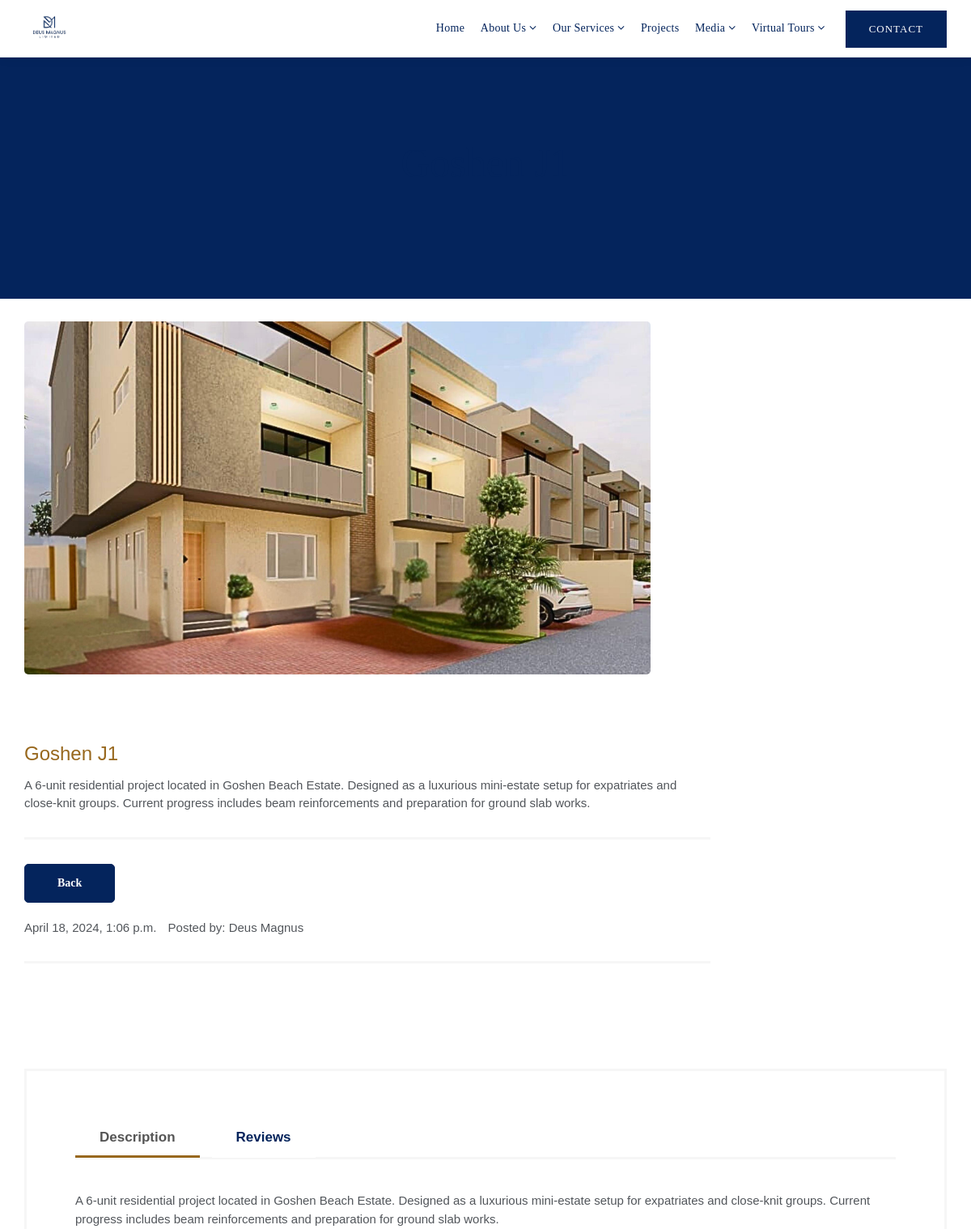
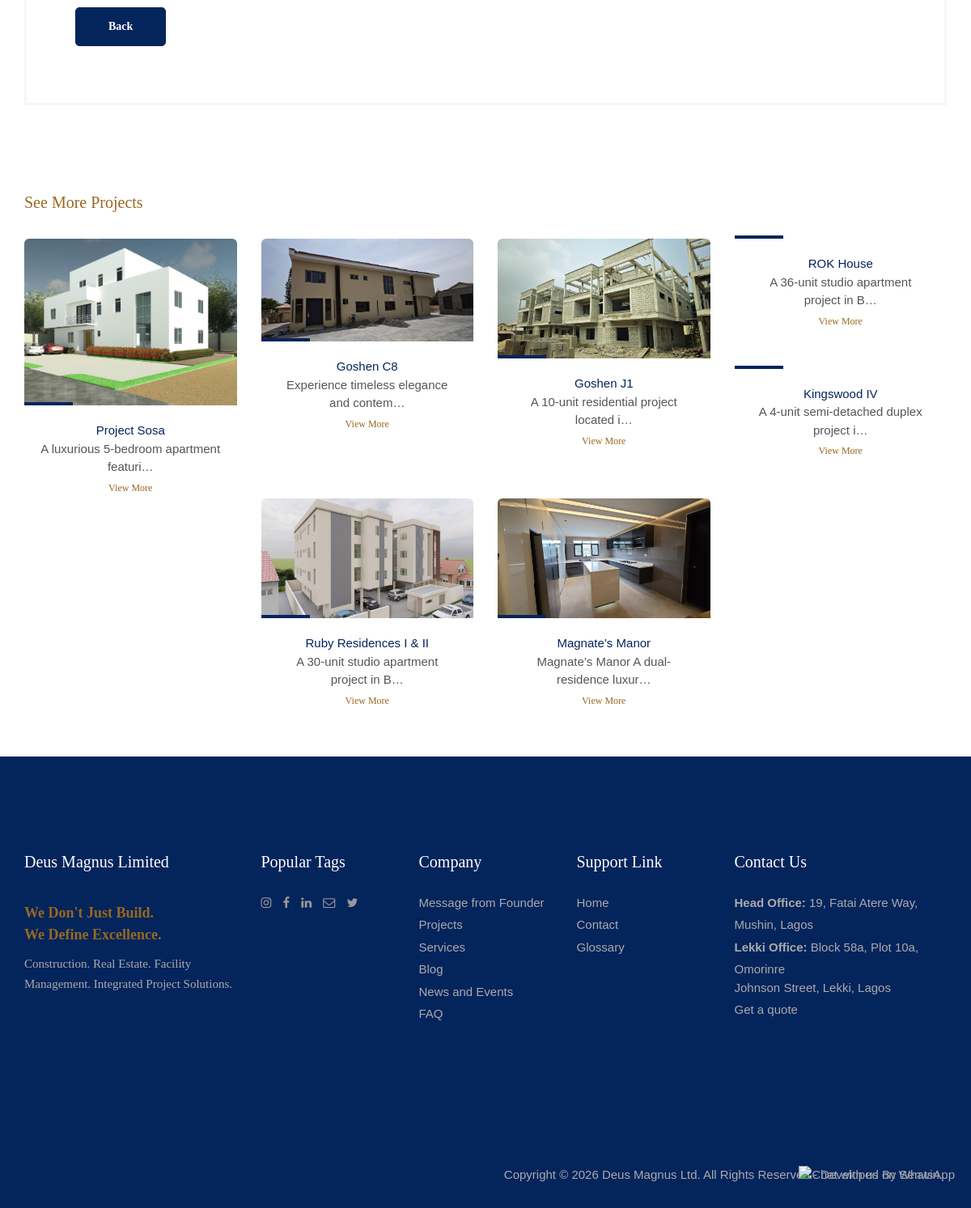
The page /article2/1/ on the database its author committed (2 pictures, top to bottom).
### deus_magnus/models.py (models this page shows, shortened)
class SecondDeusMagnusMainPicturePost(models.Model):
    second_deus_magnus_title = models.CharField(max_length=255, blank=True, null=True)
    second_deus_magnus_status = models.CharField(max_length=255, blank=True, null=True)
    second_deus_magnus_description = models.TextField()
    second_deus_magnus_slug = models.SlugField (max_length=255,blank=True, null=True)
    second_deus_magnus_img = models.ImageField(upload_to='images/')
    second_deus_magnus_publish_date = models.DateTimeField (auto_now_add= True)
    second_deus_magnus_author = models.ForeignKey(User, on_delete=models.CASCADE)
    class Meta:
        ordering =['second_deus_magnus_publish_date']

class SubPicture_1(models.Model):
    sub_title_1 = models.CharField(max_length=200, blank=True, null=True)
    sub_description_1 = models.TextField()
    sub_slug_1 = models.SlugField (max_length=255,blank=True, null=True)
    sub_image_1 = models.ImageField(upload_to='images_sub/')
    sub_title_2 = models.CharField(max_length=200, blank=True, null=True)
    sub_description_2 = models.TextField()
    sub_image_2 = models.ImageField(upload_to='images_sub2/')
    sub_title_3 = models.CharField(max_length=200, blank=True, null=True)
    sub_description_3 = models.TextField()
    sub_image_3 = models.ImageField(upload_to='images_sub3/')
    sub_publish_date_1 = models.DateTimeField (auto_now_add= True)
    sub_author_1 = models.ForeignKey(User, on_delete=models.CASCADE)
    class Meta:
        ordering =['-sub_publish_date_1']

### deus_magnus/views.py (the view, shortened to what this page needs)
# urls.py: path('article2/<int:pk>/', SecondConstructionDetailViewArticleDetailView.as_view(), name="second_detail"),
class SecondConstructionDetailViewArticleDetailView(DetailView):
    model = SecondDeusMagnusMainPicturePost
    template_name = 'deus_magnus/second_article_detail.html'
    context_object_name = 'second_construction'
    def get_context_data(self, **kwargs):
        context = super().get_context_data(**kwargs)
        context['subs'] = SubPicture_1.objects.all()
        return context

### templates/deus_magnus/second_article_detail.html (shortened to what this page needs)
{% extends "base.html" %}
{% load static %}
{% block content%}
<section class="section db p120">
    <div class="container">
        <div class="row">
            <div class="col-md-12">
                <div class="tagline-message page-title text-center"><br><br>
                    <h1 style="color:fff;font-family: Georgia;font-size:50px;">{{ object.second_deus_magnus_title }}</h1>
                </div>
            </div>
        </div>
    </div>
</section>
<section class="section">
    <div class="container">
        <div class=" ">
            <div class="row">
                <div class="col-md-9 shop-media">
                    <div class="row">
                        <div class="col-md-11">
                            <div class="image-wrap entry">
                                {% if object.second_deus_magnus_img %}
                                <img src="{{ object.second_deus_magnus_img.url }}"style="border-radius:5px;" alt="" class="img-responsive">
                                {% endif %}
                            </div>
                        </div>
                    </div>
                </div>
                <div class="col-md-9">
                    <div class="shop-desc">
                        <h3 style="color: #98681e;">{{ object.second_deus_magnus_title }}</h3>
                        <p>{{ object.second_deus_magnus_description }}</p>
                        <div class="shop-meta">
                            <div class="btn-wrapper">
                                <a href=""onclick="history.back(); return false;" class="btn btn-primary"style="border-radius: 5px;font-family: Georgia;">Back </a>
                            </div>
                            <ul class="list-inline">
                                <li>{{ object.second_deus_magnus_publish_date }}</li>
                                <li>Posted by: Deus Magnus</li>
                            </ul>
                        </div>
                    </div>
                </div>
            </div>
            <div class="row">
                <div class="col-md-12">
                    <div class="shop-extra">
                        <ul class="nav nav-tabs">
                            <li class="active"><a data-toggle="tab" href="#home">Description</a></li>
                            <li><a data-toggle="tab" href="#menu2">Reviews</a></li>
                        </ul>
                        <div class="tab-content">
                            <div id="home" class="tab-pane fade in active">
                                <p>{{ object.second_deus_magnus_description }}</p>
                                <a href="{% url 'home' %}" class="btn btn-primary"style="border-radius: 5px;font-family: Georgia;">Back</a>
                            </div>
                        </div>
                    </div>
                </div>
            </div>
            <div class="related-products">
                <div class="text-widget">
                    <h3 style="color: #98681e;">See More Projects</h3>
                </div>
                <div class="row blog-grid shop-grid">
                 {% for sub in subs %}
                    <div class="col-md-3">
                        <div class="course-box shop-wrapper">
                            <div class="image-wrap entry">
                                <a href="{% url 'sub_detail' pk=sub.pk %}">
                                <img src="{{ sub.sub_image_1.url }}"height="180px" alt="" class="img-responsive">
                                </a>
                            </div>
                            <div class="course-details shop-box text-center">
                                <a href="{% url 'sub_detail' pk=sub.pk %}">{{ sub.sub_title_1 }}</a>
                                <p>{{ sub.sub_description_1|truncatechars:40 }}</p>
                                <a style="border-radius: 5px;font-family: Georgia;" href="{% url 'sub_detail' pk=sub.pk %}"><small>View More</small></a>
                            </div>
                        </div>
                  </div>
                {% endfor %}
            </div>
        </div>
    </div>
</section>
<a href="https://wa.me/+2348124928163?text=Hi Deus Magnus Limited?" target="_blank" style="position: fixed; bottom: 30px; right: 20px; z-index: 9999;">
</a>
{% endblock %}

### rows shown on the page
SecondDeusMagnusMainPicturePost: second_deus_magnus_img (picture), second_deus_magnus_title "Goshen J1", second_deus_magnus_description "A 6-unit residential project located in Goshen Beach Estate. Designed as a luxurious mini-estate setup for expatriates and close-knit groups. Current progress includes beam reinforcements and preparation for ground slab works.", second_deus_magnus_publish_date "April 18, 2024, 1:06 p.m."
SubPicture_1: sub_image_1 (picture), sub_title_1 "Project Sosa", sub_description_1 "A luxurious 5-bedroom apartment featuri…"
SubPicture_1: sub_image_1 (picture), sub_title_1 "Goshen C8", sub_description_1 "Experience timeless elegance and contem…"
SubPicture_1: sub_image_1 (picture), sub_title_1 "Goshen J1", sub_description_1 "A 10-unit residential project located i…"
SubPicture_1: sub_title_1 "ROK House", sub_description_1 "A 36-unit studio apartment project in B…"
SubPicture_1: sub_title_1 "Kingswood IV", sub_description_1 "A 4-unit semi-detached duplex project i…"
SubPicture_1: sub_image_1 (picture), sub_title_1 "Ruby Residences I & II", sub_description_1 "A 30-unit studio apartment project in B…"
SubPicture_1: sub_image_1 (picture), sub_title_1 "Magnate’s Manor", sub_description_1 "Magnate’s Manor A dual-residence luxur…"
